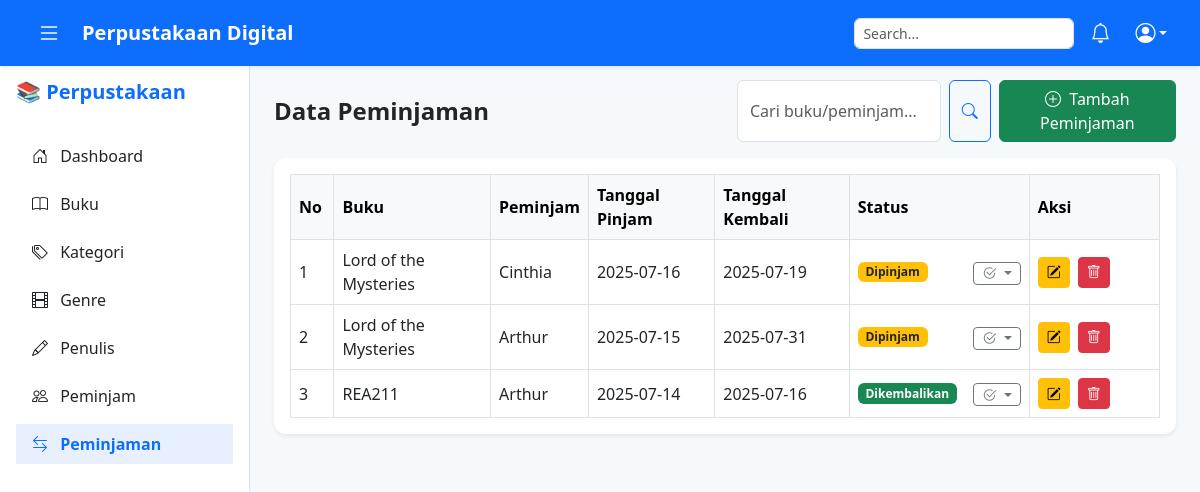
The page /pages/peminjaman.php (signed in) on the database its author committed.
### tables this page shows
CREATE TABLE `tb_peminjaman` (
  `id_peminjaman` int(11) NOT NULL,
  `id_buku` int(11) DEFAULT NULL,
  `id_peminjam` int(11) DEFAULT NULL,
  `tanggal_pinjam` date DEFAULT NULL,
  `tanggal_kembali` date DEFAULT NULL,
  `status` enum('Dipinjam','Dikembalikan','Terlambat') DEFAULT 'Dipinjam'
);

CREATE TABLE `tb_buku` (
  `id_buku` int(11) NOT NULL,
  `judul_buku` varchar(200) NOT NULL,
  `tahun_terbit` year(4) DEFAULT NULL,
  `id_kategori` int(11) DEFAULT NULL,
  `id_penulis` int(11) DEFAULT NULL
);

CREATE TABLE `tb_peminjam` (
  `id_peminjam` int(11) NOT NULL,
  `nama_peminjam` varchar(100) NOT NULL,
  `no_hp` varchar(20) DEFAULT NULL,
  `alamat` text DEFAULT NULL
);

### pages/peminjaman.php (the view, shortened to what this page needs)
<?php
include '../config/koneksi.php';
include '../componen/header.php';
include '../componen/sidebar.php';
$cari = $_GET['cari'] ?? '';
$data = mysqli_query($conn, "
    SELECT pj.*, b.judul_buku, pm.nama_peminjam
    FROM tb_peminjaman pj
    LEFT JOIN tb_buku b ON pj.id_buku = b.id_buku
    LEFT JOIN tb_peminjam pm ON pj.id_peminjam = pm.id_peminjam
    WHERE b.judul_buku LIKE '%$cari%' OR pm.nama_peminjam LIKE '%$cari%'
    ORDER BY pj.id_peminjaman DESC
");
?>
<main class="main-content" style="margin-left: 250px; padding-top: 80px; background-color: #f6f9fc;">
    <div class="container-fluid px-4">
        <div class="row align-items-center mb-3">
            <div class="col-md-6">
                <h4 class="fw-bold mb-0">Data Peminjaman</h4>
            </div>
            <div class="col-md-6 d-flex justify-content-end gap-2">
                <form method="GET" class="d-flex" role="search">
                    <input type="text" name="cari" class="form-control me-2" placeholder="Cari buku/peminjam..." value="<?= htmlspecialchars($cari); ?>">
                    <button class="btn btn-outline-primary" type="submit">
                        <i class="bi bi-search"></i>
                    </button>
                </form>
                <a href="tambah_peminjaman.php" class="btn btn-success">
                    <i class="bi bi-plus-circle me-1"></i> Tambah Peminjaman
                </a>
            </div>
        </div>
        <div class="card border-0 shadow-sm">
            <div class="card-body table-responsive">
                <table class="table table-bordered table-hover align-middle mb-0">
                    <thead class="table-light">
                        <tr>
                            <th style="width: 5%;">No</th>
                            <th>Buku</th>
                            <th>Peminjam</th>
                            <th>Tanggal Pinjam</th>
                            <th>Tanggal Kembali</th>
                            <th style="width: 180px;">Status</th>
                            <th style="width: 15%;">Aksi</th>
                        </tr>
                    </thead>
                    <tbody>
                        <?php $no = 1;
                        while ($d = mysqli_fetch_array($data)) { ?>
                            <tr>
                                <td><?= $no++; ?></td>
                                <td><?= htmlspecialchars($d['judul_buku']); ?></td>
                                <td><?= htmlspecialchars($d['nama_peminjam']); ?></td>
                                <td><?= $d['tanggal_pinjam']; ?></td>
                                <td><?= $d['tanggal_kembali']; ?></td>
                                <td class="position-relative">
                                    <div class="d-flex justify-content-between align-items-center">
                                        <span class="badge
                                            <?= $d['status'] == 'Dikembalikan' ? 'bg-success' : ($d['status'] == 'Terlambat' ? 'bg-danger' : 'bg-warning text-dark') ?>">
                                            <?= $d['status']; ?>
                                        </span>
                                        <div class="dropdown">
                                            <button class="btn btn-sm btn-outline-secondary dropdown-toggle py-0 px-2" type="button" data-bs-toggle="dropdown" aria-expanded="false">
                                                <i class="bi bi-check2-circle"></i>
                                            </button>
                                        </div>
                                    </div>
                                </td>
                                <td>
                                    <a href="edit_peminjaman.php?id=<?= $d['id_peminjaman']; ?>" class="btn btn-sm btn-warning me-1">
                                        <i class="bi bi-pencil-square"></i>
                                    </a>
                                    <a href="../proses/peminjaman_proses.php?hapus&id=<?= $d['id_peminjaman']; ?>" class="btn btn-sm btn-danger" onclick="return confirm('Hapus?')">
                                        <i class="bi bi-trash"></i>
                                    </a>
                                </td>
                            </tr>
                        <?php } ?>
                    </tbody>
                </table>
            </div>
        </div>
    </div>
</main>
<?php include '../componen/footer.php'; ?>

### componen/header.php (shortened to what this page needs)
<!DOCTYPE html>
<html lang="id">
<head>
    <link href="https://cdn.jsdelivr.net/npm/bootstrap@5.3.0/dist/css/bootstrap.min.css" rel="stylesheet">
    <link href="https://cdn.jsdelivr.net/npm/bootstrap-icons@1.10.5/font/bootstrap-icons.css" rel="stylesheet">
    <link rel="stylesheet" href="../assets/css/style.css">
</head>
<body>
    <nav class="navbar navbar-expand-lg navbar-primary bg-primary shadow-sm fixed-top" style="z-index: 1040;">
        <div class="container-fluid px-4">
            <button class="btn text-white me-2" id="toggleSidebar"><i class="bi bi-list fs-4"></i></button>
            <span class="navbar-brand text-white fw-bold">Perpustakaan Digital</span>
            <div class="ms-auto d-flex align-items-center">
                <form class="d-none d-md-block me-3">
                    <input type="text" class="form-control form-control-sm rounded" placeholder="Search...">
                </form>
                <i class="bi bi-bell text-white fs-5 me-3"></i>
                <div class="dropdown">
                    <button class="btn btn-sm text-white dropdown-toggle d-flex align-items-center" type="button" id="dropdownUser" data-bs-toggle="dropdown" aria-expanded="false">
                        <i class="bi bi-person-circle fs-5"></i>
                    </button>
                </div>
            </div>
        </div>
    </nav>

### componen/sidebar.php
<?php $page = basename($_SERVER['PHP_SELF']); ?>
<div id="sidebar" class="bg-white border-end vh-100 position-fixed" style="width: 250px; top: 56px;">
    <div class="p-3">
        <h5 class="fw-bold text-primary mb-4 mt-2">📚 Perpustakaan</h5>
        <ul class="nav flex-column">
            <li class="nav-item mt-2">
                <a href="dashboard.php" class="nav-link <?= ($page == 'dashboard.php') ? 'active text-primary fw-semibold' : 'text-dark' ?>">
                    <i class="bi bi-house-door me-2"></i> Dashboard
                </a>
            </li>
            <li class="nav-item mt-2">
                <a href="buku.php" class="nav-link <?= ($page == 'buku.php' || $page == 'tambah_buku.php' || $page == 'edit_buku.php') ? 'active text-primary fw-semibold' : 'text-dark' ?>">
                    <i class="bi bi-book me-2"></i> Buku
                </a>
            </li>
            <li class="nav-item mt-2">
                <a href="kategori.php" class="nav-link <?= ($page == 'kategori.php' || $page == 'tambah_kategori.php' || $page == 'edit_kategori.php') ? 'active text-primary fw-semibold' : 'text-dark' ?>">
                    <i class="bi bi-tags me-2"></i> Kategori
                </a>
            </li>
            <li class="nav-item mt-2">
                <a href="genre.php" class="nav-link <?= ($page == 'genre.php' || $page == 'tambah_genre.php' || $page == 'edit_genre.php') ? 'active text-primary fw-semibold' : 'text-dark' ?>">
                    <i class="bi bi-film me-2"></i> Genre
                </a>
            </li>
            <li class="nav-item mt-2">
                <a href="penulis.php" class="nav-link <?= ($page == 'penulis.php' || $page == 'tambah_penulis.php' || $page == 'edit_penulis.php') ? 'active text-primary fw-semibold' : 'text-dark' ?>">
                    <i class="bi bi-pencil me-2"></i> Penulis
                </a>
            </li>
            <li class="nav-item mt-2">
                <a href="peminjam.php" class="nav-link <?= ($page == 'peminjam.php' || $page == 'tambah_peminjam.php' || $page == 'edit_peminjam.php') ? 'active text-primary fw-semibold' : 'text-dark' ?>">
                    <i class="bi bi-people me-2"></i> Peminjam
                </a>
            </li>
            <li class="nav-item mt-2">
                <a href="peminjaman.php" class="nav-link <?= ($page == 'peminjaman.php' || $page == 'tambah_peminjaman.php' || $page == 'edit_peminjaman.php') ? 'active text-primary fw-semibold' : 'text-dark' ?>">
                    <i class="bi bi-arrow-left-right me-2"></i> Peminjaman
                </a>
            </li>
        </ul>
    </div>
</div>

### componen/footer.php (shortened to what this page needs)
<body>
</body>
</html>

### assets/css/style.css (style rules this page uses)
body { background-color: #f6f9fc; font-family: "Segoe UI", sans-serif; overflow-x: hidden; }
.card { border-radius: 12px; }
.nav-link.active { background-color: #e8f0ff; font-weight: 600; }
.table th, .table td { vertical-align: middle; }

### rows shown on the page
tb_peminjaman: id_buku.judul_buku "Lord of the Mysteries", id_peminjam.nama_peminjam "Cinthia", tanggal_pinjam "2025-07-16", tanggal_kembali "2025-07-19", status "Dipinjam"
tb_peminjaman: id_buku.judul_buku "Lord of the Mysteries", id_peminjam.nama_peminjam "Arthur", tanggal_pinjam "2025-07-15", tanggal_kembali "2025-07-31", status "Dipinjam"
tb_peminjaman: id_buku.judul_buku "REA211", id_peminjam.nama_peminjam "Arthur", tanggal_pinjam "2025-07-14", tanggal_kembali "2025-07-16", status "Dikembalikan"
